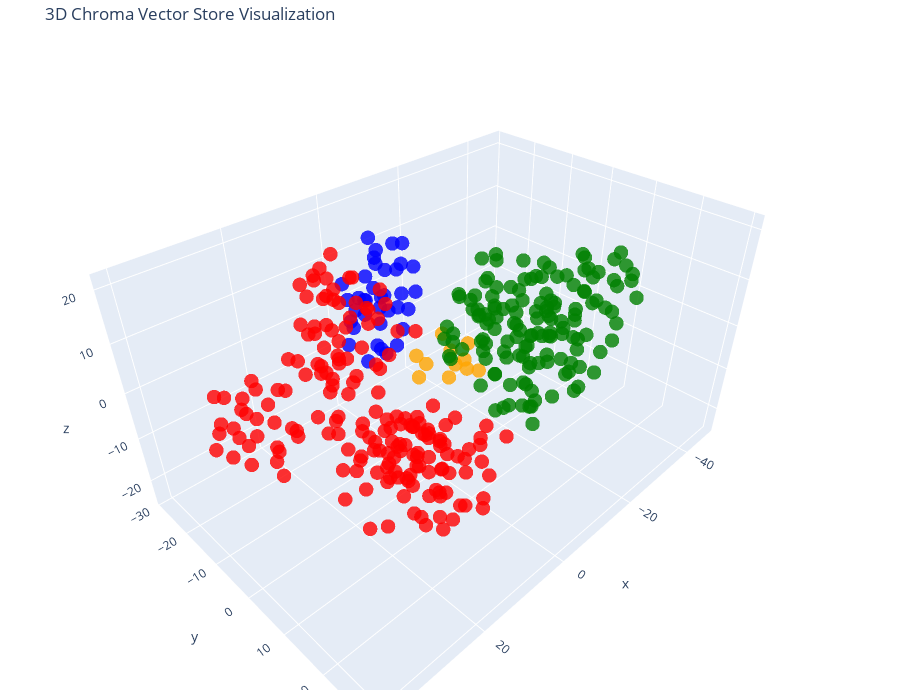

Notebook source saved alongside this figure:
### Code cell
tsne = TSNE(n_components=3, random_state=42)
reduced_vectors = tsne.fit_transform(vectors)

# Create the 3D scatter plot
fig = go.Figure(data=[go.Scatter3d(
    x=reduced_vectors[:, 0],
    y=reduced_vectors[:, 1],
    z=reduced_vectors[:, 2],
    mode='markers',
    marker=dict(size=5, color=colors, opacity=0.8),
    text=[f"Type: {t}<br>Text: {d[:100]}..." for t, d in zip(doc_types, documents)],
    hoverinfo='text'
)])

fig.update_layout(
    title='3D Chroma Vector Store Visualization',
    scene=dict(xaxis_title='x', yaxis_title='y', zaxis_title='z'),
    width=900,
    height=700,
    margin=dict(r=10, b=10, l=10, t=40)
)

fig.show()

### Figure 1 — Plotly figure (JSON) as saved in the notebook; plotly's stock layout.template omitted (floating-point values rounded to 4 significant figures; data arrays with more than 128 entries replaced by an {"elided": "..."} marker saying what was removed)
{"data": [{"hoverinfo": "text", "marker": {"color": {"elided": "371 str values"}, "opacity": 0.8, "size": 5}, "mode": "markers", "text": {"elided": "371 str values"}, "type": "scatter3d", "x": {"elided": "371 float values"}, "y": {"elided": "371 float values"}, "z": {"elided": "371 float values"}}], "layout": {"height": 700, "margin": {"b": 10, "l": 10, "r": 10, "t": 40}, "scene": {"xaxis": {"title": {"text": "x"}}, "yaxis": {"title": {"text": "y"}}, "zaxis": {"title": {"text": "z"}}}, "title": {"text": "3D Chroma Vector Store Visualization"}, "width": 900}}
